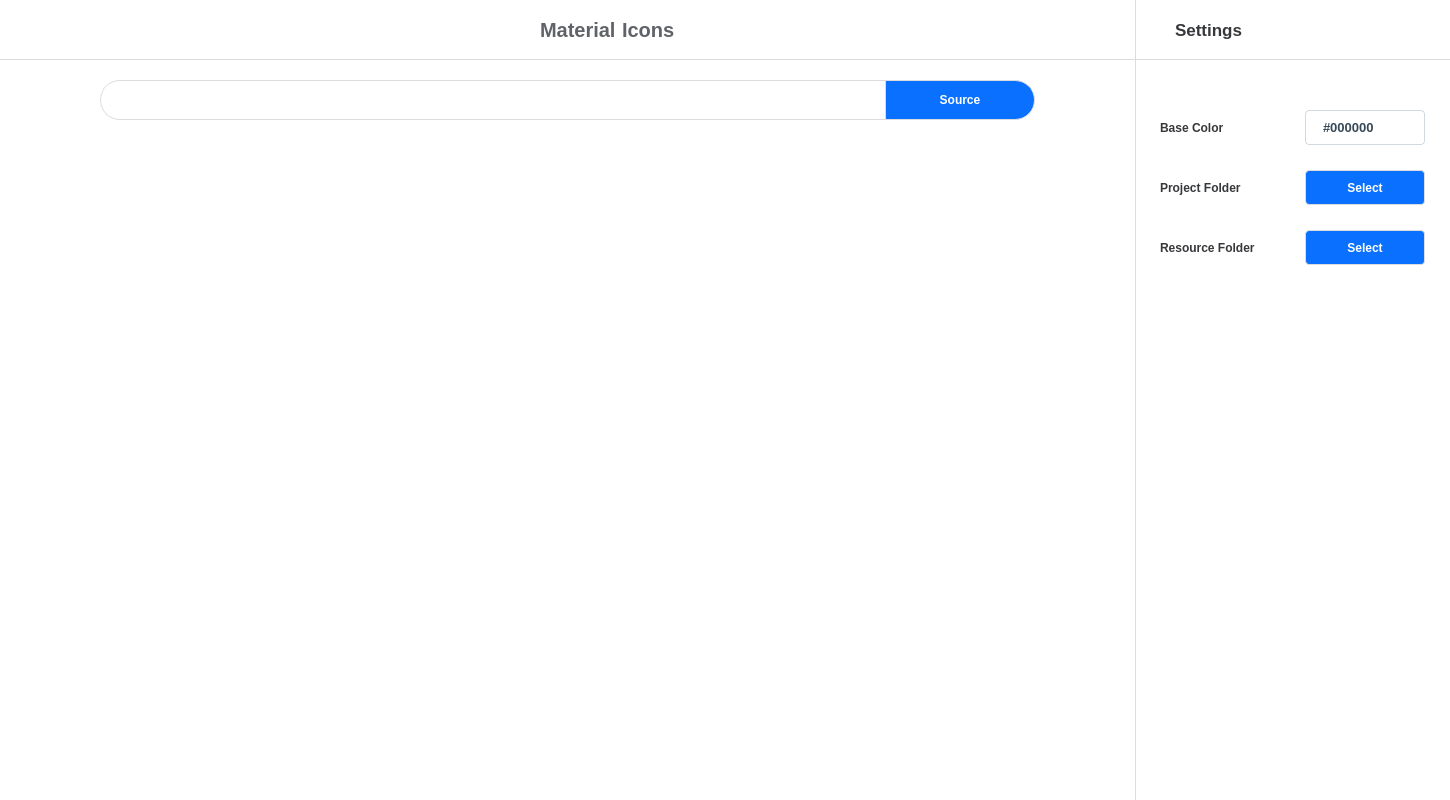
<?xml version="1.0" encoding="UTF-8"?>
<ui version="4.0">
 <class>MainWindow</class>
 <widget class="QMainWindow" name="MainWindow">
  <property name="geometry">
   <rect>
    <x>0</x>
    <y>0</y>
    <width>1450</width>
    <height>800</height>
   </rect>
  </property>
  <property name="minimumSize">
   <size>
    <width>0</width>
    <height>0</height>
   </size>
  </property>
  <property name="windowTitle">
   <string>Material Icons</string>
  </property>
  <property name="windowIcon">
   <iconset resource="icons.qrc">
    <normaloff>:/icons/native/logo.png</normaloff>:/icons/native/logo.png</iconset>
  </property>
  <widget class="QWidget" name="centralwidget">
   <property name="minimumSize">
    <size>
     <width>864</width>
     <height>0</height>
    </size>
   </property>
   <property name="styleSheet">
    <string notr="true">QWidget{
background-color: #ffffff;
}</string>
   </property>
   <layout class="QHBoxLayout" name="centralWidgetLayout">
    <property name="spacing">
     <number>0</number>
    </property>
    <property name="leftMargin">
     <number>0</number>
    </property>
    <property name="topMargin">
     <number>0</number>
    </property>
    <property name="rightMargin">
     <number>0</number>
    </property>
    <property name="bottomMargin">
     <number>0</number>
    </property>
    <item>
     <widget class="QWidget" name="centerBody" native="true">
      <property name="minimumSize">
       <size>
        <width>0</width>
        <height>0</height>
       </size>
      </property>
      <layout class="QVBoxLayout" name="centerBodyLayout">
       <property name="spacing">
        <number>0</number>
       </property>
       <property name="leftMargin">
        <number>0</number>
       </property>
       <property name="topMargin">
        <number>0</number>
       </property>
       <property name="rightMargin">
        <number>0</number>
       </property>
       <property name="bottomMargin">
        <number>0</number>
       </property>
       <item>
        <widget class="QWidget" name="topBar" native="true">
         <property name="sizePolicy">
          <sizepolicy hsizetype="Preferred" vsizetype="Fixed">
           <horstretch>0</horstretch>
           <verstretch>0</verstretch>
          </sizepolicy>
         </property>
         <property name="minimumSize">
          <size>
           <width>0</width>
           <height>60</height>
          </size>
         </property>
         <property name="maximumSize">
          <size>
           <width>16777215</width>
           <height>60</height>
          </size>
         </property>
         <property name="styleSheet">
          <string notr="true">QWidget{
border-bottom:1px solid #dadce0;
}</string>
         </property>
         <layout class="QHBoxLayout" name="topBarLayout">
          <property name="spacing">
           <number>0</number>
          </property>
          <property name="leftMargin">
           <number>0</number>
          </property>
          <property name="topMargin">
           <number>0</number>
          </property>
          <property name="rightMargin">
           <number>0</number>
          </property>
          <property name="bottomMargin">
           <number>0</number>
          </property>
          <item>
           <widget class="QWidget" name="filler" native="true">
            <property name="sizePolicy">
             <sizepolicy hsizetype="Fixed" vsizetype="Fixed">
              <horstretch>0</horstretch>
              <verstretch>0</verstretch>
             </sizepolicy>
            </property>
            <property name="minimumSize">
             <size>
              <width>80</width>
              <height>0</height>
             </size>
            </property>
            <property name="styleSheet">
             <string notr="true">QWidget{
border: 0px;
}</string>
            </property>
           </widget>
          </item>
          <item>
           <spacer name="h_5">
            <property name="orientation">
             <enum>Qt::Horizontal</enum>
            </property>
            <property name="sizeHint" stdset="0">
             <size>
              <width>40</width>
              <height>20</height>
             </size>
            </property>
           </spacer>
          </item>
          <item>
           <widget class="QLabel" name="logo">
            <property name="sizePolicy">
             <sizepolicy hsizetype="Fixed" vsizetype="Fixed">
              <horstretch>0</horstretch>
              <verstretch>0</verstretch>
             </sizepolicy>
            </property>
            <property name="minimumSize">
             <size>
              <width>40</width>
              <height>40</height>
             </size>
            </property>
            <property name="maximumSize">
             <size>
              <width>40</width>
              <height>40</height>
             </size>
            </property>
            <property name="styleSheet">
             <string notr="true">QLabel{
border: 0px;
}</string>
            </property>
            <property name="text">
             <string/>
            </property>
            <property name="pixmap">
             <pixmap resource="icons.qrc">:/icons/native/logo.png</pixmap>
            </property>
            <property name="scaledContents">
             <bool>true</bool>
            </property>
           </widget>
          </item>
          <item>
           <widget class="QLabel" name="titleLeft">
            <property name="sizePolicy">
             <sizepolicy hsizetype="Preferred" vsizetype="Fixed">
              <horstretch>0</horstretch>
              <verstretch>0</verstretch>
             </sizepolicy>
            </property>
            <property name="font">
             <font>
              <pointsize>15</pointsize>
              <bold>true</bold>
             </font>
            </property>
            <property name="styleSheet">
             <string notr="true">QLabel{
border: 0px;
font-weight: 700;
color: #5f6368;
padding-left: 20px;
}</string>
            </property>
            <property name="text">
             <string>Material</string>
            </property>
           </widget>
          </item>
          <item>
           <widget class="QLabel" name="titleRight">
            <property name="sizePolicy">
             <sizepolicy hsizetype="Preferred" vsizetype="Fixed">
              <horstretch>0</horstretch>
              <verstretch>0</verstretch>
             </sizepolicy>
            </property>
            <property name="font">
             <font>
              <pointsize>15</pointsize>
              <bold>true</bold>
             </font>
            </property>
            <property name="styleSheet">
             <string notr="true">QLabel{
border: 0px;
font-weight: 600;
color: #5f6368;
}</string>
            </property>
            <property name="text">
             <string>Icons</string>
            </property>
           </widget>
          </item>
          <item>
           <spacer name="h_4">
            <property name="orientation">
             <enum>Qt::Horizontal</enum>
            </property>
            <property name="sizeType">
             <enum>QSizePolicy::Expanding</enum>
            </property>
            <property name="sizeHint" stdset="0">
             <size>
              <width>100</width>
              <height>20</height>
             </size>
            </property>
           </spacer>
          </item>
          <item>
           <widget class="QPushButton" name="settingsButton">
            <property name="sizePolicy">
             <sizepolicy hsizetype="Fixed" vsizetype="Fixed">
              <horstretch>0</horstretch>
              <verstretch>0</verstretch>
             </sizepolicy>
            </property>
            <property name="minimumSize">
             <size>
              <width>40</width>
              <height>40</height>
             </size>
            </property>
            <property name="styleSheet">
             <string notr="true">QPushButton{
border: 0px;
border-radius: 4px;
}
QPushButton:hover{
background-color: rgb(238, 238, 236);
}
QPushButton:pressed{
background-color: rgb(211, 215, 207)
}</string>
            </property>
            <property name="text">
             <string/>
            </property>
            <property name="icon">
             <iconset resource="icons.qrc">
              <normaloff>:/icons/native/settings.png</normaloff>:/icons/native/settings.png</iconset>
            </property>
            <property name="iconSize">
             <size>
              <width>25</width>
              <height>25</height>
             </size>
            </property>
            <property name="checkable">
             <bool>true</bool>
            </property>
            <property name="flat">
             <bool>true</bool>
            </property>
           </widget>
          </item>
          <item>
           <spacer name="h_3">
            <property name="orientation">
             <enum>Qt::Horizontal</enum>
            </property>
            <property name="sizeType">
             <enum>QSizePolicy::Fixed</enum>
            </property>
            <property name="sizeHint" stdset="0">
             <size>
              <width>25</width>
              <height>20</height>
             </size>
            </property>
           </spacer>
          </item>
         </layout>
        </widget>
       </item>
       <item>
        <spacer name="v_1">
         <property name="orientation">
          <enum>Qt::Vertical</enum>
         </property>
         <property name="sizeType">
          <enum>QSizePolicy::Fixed</enum>
         </property>
         <property name="sizeHint" stdset="0">
          <size>
           <width>20</width>
           <height>20</height>
          </size>
         </property>
        </spacer>
       </item>
       <item>
        <widget class="QWidget" name="searchBar" native="true">
         <property name="maximumSize">
          <size>
           <width>16777215</width>
           <height>16777215</height>
          </size>
         </property>
         <layout class="QHBoxLayout" name="searchBarLayout">
          <property name="spacing">
           <number>0</number>
          </property>
          <property name="leftMargin">
           <number>100</number>
          </property>
          <property name="topMargin">
           <number>0</number>
          </property>
          <property name="rightMargin">
           <number>100</number>
          </property>
          <property name="bottomMargin">
           <number>0</number>
          </property>
          <item>
           <widget class="SearchLineEdit" name="searchEdit">
            <property name="minimumSize">
             <size>
              <width>0</width>
              <height>40</height>
             </size>
            </property>
            <property name="font">
             <font>
              <pointsize>10</pointsize>
              <bold>true</bold>
             </font>
            </property>
            <property name="styleSheet">
             <string notr="true">QLineEdit{
font-weight: 600;
border:1px solid #dadce0;
border-right: 0px;
border-top-left-radius: 20px;
border-bottom-left-radius: 20px;
padding-left: 45px;
color: #374957;
}
QLineEdit:focus{
border: 2px solid rgb(9, 112, 255);
border-right: 0px;
}</string>
            </property>
            <property name="frame">
             <bool>false</bool>
            </property>
            <property name="placeholderText">
             <string/>
            </property>
           </widget>
          </item>
          <item>
           <widget class="QPushButton" name="sourceButton">
            <property name="sizePolicy">
             <sizepolicy hsizetype="Fixed" vsizetype="Fixed">
              <horstretch>0</horstretch>
              <verstretch>0</verstretch>
             </sizepolicy>
            </property>
            <property name="minimumSize">
             <size>
              <width>150</width>
              <height>40</height>
             </size>
            </property>
            <property name="font">
             <font>
              <bold>true</bold>
             </font>
            </property>
            <property name="styleSheet">
             <string notr="true">QPushButton{
border:1px solid #dadce0;
border-top-right-radius: 20px;
border-bottom-right-radius: 20px;
background-color: rgb(9, 112, 255);
color: #ffffff;
}
QPushButton:hover{
background-color: #0d61d5;
}</string>
            </property>
            <property name="text">
             <string>Source</string>
            </property>
            <property name="flat">
             <bool>true</bool>
            </property>
           </widget>
          </item>
         </layout>
        </widget>
       </item>
       <item>
        <spacer name="v_2">
         <property name="orientation">
          <enum>Qt::Vertical</enum>
         </property>
         <property name="sizeType">
          <enum>QSizePolicy::Fixed</enum>
         </property>
         <property name="sizeHint" stdset="0">
          <size>
           <width>20</width>
           <height>30</height>
          </size>
         </property>
        </spacer>
       </item>
       <item>
        <widget class="QScrollArea" name="scrollArea">
         <property name="frameShape">
          <enum>QFrame::NoFrame</enum>
         </property>
         <property name="widgetResizable">
          <bool>true</bool>
         </property>
         <widget class="QWidget" name="body">
          <property name="geometry">
           <rect>
            <x>0</x>
            <y>0</y>
            <width>1135</width>
            <height>650</height>
           </rect>
          </property>
          <property name="styleSheet">
           <string notr="true">QWidget{
background-color: #ffffff;
}</string>
          </property>
          <layout class="QHBoxLayout" name="bodyLayout">
           <property name="spacing">
            <number>0</number>
           </property>
           <property name="leftMargin">
            <number>10</number>
           </property>
           <property name="topMargin">
            <number>0</number>
           </property>
           <property name="rightMargin">
            <number>0</number>
           </property>
           <property name="bottomMargin">
            <number>0</number>
           </property>
           <item>
            <widget class="QWidget" name="content" native="true">
             <property name="minimumSize">
              <size>
               <width>0</width>
               <height>0</height>
              </size>
             </property>
             <property name="styleSheet">
              <string notr="true"/>
             </property>
            </widget>
           </item>
          </layout>
         </widget>
        </widget>
       </item>
      </layout>
     </widget>
    </item>
    <item>
     <widget class="SettingsSideBar" name="settingsSideBar" native="true">
      <property name="sizePolicy">
       <sizepolicy hsizetype="Fixed" vsizetype="Preferred">
        <horstretch>0</horstretch>
        <verstretch>0</verstretch>
       </sizepolicy>
      </property>
      <property name="minimumSize">
       <size>
        <width>315</width>
        <height>0</height>
       </size>
      </property>
      <property name="styleSheet">
       <string notr="true">QWidget{
border-left:1px solid #dadce0;
}</string>
      </property>
      <layout class="QVBoxLayout" name="settingsSideBarLayout">
       <property name="spacing">
        <number>0</number>
       </property>
       <property name="leftMargin">
        <number>0</number>
       </property>
       <property name="topMargin">
        <number>0</number>
       </property>
       <property name="rightMargin">
        <number>0</number>
       </property>
       <property name="bottomMargin">
        <number>0</number>
       </property>
       <item>
        <widget class="QWidget" name="settingsHeader" native="true">
         <property name="sizePolicy">
          <sizepolicy hsizetype="Preferred" vsizetype="Fixed">
           <horstretch>0</horstretch>
           <verstretch>0</verstretch>
          </sizepolicy>
         </property>
         <property name="minimumSize">
          <size>
           <width>0</width>
           <height>60</height>
          </size>
         </property>
         <property name="styleSheet">
          <string notr="true">QWidget{
border-bottom:1px solid #dadce0;
}</string>
         </property>
         <layout class="QHBoxLayout" name="settingsHeaderLayout">
          <property name="spacing">
           <number>0</number>
          </property>
          <property name="leftMargin">
           <number>40</number>
          </property>
          <property name="topMargin">
           <number>0</number>
          </property>
          <property name="rightMargin">
           <number>25</number>
          </property>
          <property name="bottomMargin">
           <number>0</number>
          </property>
          <item>
           <widget class="QLabel" name="settingsTitle">
            <property name="sizePolicy">
             <sizepolicy hsizetype="Fixed" vsizetype="Fixed">
              <horstretch>0</horstretch>
              <verstretch>0</verstretch>
             </sizepolicy>
            </property>
            <property name="font">
             <font>
              <pointsize>13</pointsize>
              <bold>true</bold>
             </font>
            </property>
            <property name="styleSheet">
             <string notr="true">QLabel{
border: 0px;
font-weight: 600;
color: #37383b;
}</string>
            </property>
            <property name="text">
             <string>Settings</string>
            </property>
           </widget>
          </item>
          <item>
           <spacer name="h_6">
            <property name="orientation">
             <enum>Qt::Horizontal</enum>
            </property>
            <property name="sizeHint" stdset="0">
             <size>
              <width>40</width>
              <height>20</height>
             </size>
            </property>
           </spacer>
          </item>
          <item>
           <widget class="QPushButton" name="settingsCloseButton">
            <property name="sizePolicy">
             <sizepolicy hsizetype="Fixed" vsizetype="Fixed">
              <horstretch>0</horstretch>
              <verstretch>0</verstretch>
             </sizepolicy>
            </property>
            <property name="minimumSize">
             <size>
              <width>40</width>
              <height>40</height>
             </size>
            </property>
            <property name="styleSheet">
             <string notr="true">QPushButton{
border: 0px;
border-radius: 4px;
}
QPushButton:hover{
background-color: rgb(238, 238, 236);
}
QPushButton:pressed{
background-color: rgb(211, 215, 207)
}</string>
            </property>
            <property name="text">
             <string/>
            </property>
            <property name="icon">
             <iconset resource="icons.qrc">
              <normaloff>:/icons/native/close.png</normaloff>:/icons/native/close.png</iconset>
            </property>
            <property name="iconSize">
             <size>
              <width>22</width>
              <height>22</height>
             </size>
            </property>
            <property name="flat">
             <bool>true</bool>
            </property>
           </widget>
          </item>
         </layout>
        </widget>
       </item>
       <item>
        <widget class="QWidget" name="settingsContainer" native="true">
         <layout class="QVBoxLayout" name="settingsContainerLayout">
          <property name="spacing">
           <number>25</number>
          </property>
          <property name="leftMargin">
           <number>25</number>
          </property>
          <property name="topMargin">
           <number>50</number>
          </property>
          <property name="rightMargin">
           <number>25</number>
          </property>
          <property name="bottomMargin">
           <number>0</number>
          </property>
          <item>
           <layout class="QHBoxLayout" name="baseColorLayout">
            <property name="spacing">
             <number>0</number>
            </property>
            <property name="leftMargin">
             <number>0</number>
            </property>
            <property name="rightMargin">
             <number>0</number>
            </property>
            <item>
             <widget class="QLabel" name="baseColorLabel">
              <property name="sizePolicy">
               <sizepolicy hsizetype="Preferred" vsizetype="Fixed">
                <horstretch>0</horstretch>
                <verstretch>0</verstretch>
               </sizepolicy>
              </property>
              <property name="minimumSize">
               <size>
                <width>0</width>
                <height>35</height>
               </size>
              </property>
              <property name="styleSheet">
               <string notr="true">QLabel{
border: 0px;
font-weight: 600;
color: #37383b;
}</string>
              </property>
              <property name="text">
               <string>Base Color</string>
              </property>
             </widget>
            </item>
            <item>
             <widget class="QLineEdit" name="colorEdit">
              <property name="sizePolicy">
               <sizepolicy hsizetype="Fixed" vsizetype="Fixed">
                <horstretch>0</horstretch>
                <verstretch>0</verstretch>
               </sizepolicy>
              </property>
              <property name="minimumSize">
               <size>
                <width>120</width>
                <height>35</height>
               </size>
              </property>
              <property name="maximumSize">
               <size>
                <width>120</width>
                <height>16777215</height>
               </size>
              </property>
              <property name="font">
               <font>
                <pointsize>10</pointsize>
                <bold>true</bold>
               </font>
              </property>
              <property name="styleSheet">
               <string notr="true">QLineEdit{
border: 1px solid #cfd9e0;
border-radius: 4px;
color: #374957;
padding-left: 15px;
}
QLineEdit:focus{
border: 2px solid rgb(9, 112, 255);
}</string>
              </property>
              <property name="text">
               <string>#000000</string>
              </property>
             </widget>
            </item>
           </layout>
          </item>
          <item>
           <layout class="QHBoxLayout" name="projectFolderLayout">
            <property name="spacing">
             <number>0</number>
            </property>
            <property name="leftMargin">
             <number>0</number>
            </property>
            <property name="rightMargin">
             <number>0</number>
            </property>
            <item>
             <widget class="QLabel" name="projectFolderLabel">
              <property name="sizePolicy">
               <sizepolicy hsizetype="Preferred" vsizetype="Fixed">
                <horstretch>0</horstretch>
                <verstretch>0</verstretch>
               </sizepolicy>
              </property>
              <property name="minimumSize">
               <size>
                <width>0</width>
                <height>35</height>
               </size>
              </property>
              <property name="styleSheet">
               <string notr="true">QLabel{
border: 0px;
font-weight: 600;
color: #37383b;
}</string>
              </property>
              <property name="text">
               <string>Project Folder</string>
              </property>
             </widget>
            </item>
            <item>
             <widget class="QPushButton" name="projectFolderButton">
              <property name="sizePolicy">
               <sizepolicy hsizetype="Fixed" vsizetype="Fixed">
                <horstretch>0</horstretch>
                <verstretch>0</verstretch>
               </sizepolicy>
              </property>
              <property name="minimumSize">
               <size>
                <width>120</width>
                <height>35</height>
               </size>
              </property>
              <property name="styleSheet">
               <string notr="true">QPushButton{
border:1px solid #dadce0;
border-radius: 4px;
background-color: rgb(9, 112, 255);
color: #ffffff;
font-weight: 600;
}
QPushButton:hover{
background-color: #0d61d5;
}</string>
              </property>
              <property name="text">
               <string>Select</string>
              </property>
             </widget>
            </item>
           </layout>
          </item>
          <item>
           <layout class="QHBoxLayout" name="resourceFolderLayout">
            <property name="spacing">
             <number>0</number>
            </property>
            <property name="leftMargin">
             <number>0</number>
            </property>
            <property name="rightMargin">
             <number>0</number>
            </property>
            <item>
             <widget class="QLabel" name="resourceFolderLabel">
              <property name="sizePolicy">
               <sizepolicy hsizetype="Preferred" vsizetype="Fixed">
                <horstretch>0</horstretch>
                <verstretch>0</verstretch>
               </sizepolicy>
              </property>
              <property name="minimumSize">
               <size>
                <width>0</width>
                <height>35</height>
               </size>
              </property>
              <property name="styleSheet">
               <string notr="true">QLabel{
border: 0px;
font-weight: 600;
color: #37383b;
}</string>
              </property>
              <property name="text">
               <string>Resource Folder</string>
              </property>
             </widget>
            </item>
            <item>
             <widget class="QPushButton" name="resourceFolderButton">
              <property name="sizePolicy">
               <sizepolicy hsizetype="Fixed" vsizetype="Fixed">
                <horstretch>0</horstretch>
                <verstretch>0</verstretch>
               </sizepolicy>
              </property>
              <property name="minimumSize">
               <size>
                <width>120</width>
                <height>35</height>
               </size>
              </property>
              <property name="styleSheet">
               <string notr="true">QPushButton{
border:1px solid #dadce0;
border-radius: 4px;
background-color: rgb(9, 112, 255);
color: #ffffff;
font-weight: 600;
}
QPushButton:hover{
background-color: #0d61d5;
}</string>
              </property>
              <property name="text">
               <string>Select</string>
              </property>
             </widget>
            </item>
           </layout>
          </item>
          <item>
           <spacer name="v_3">
            <property name="orientation">
             <enum>Qt::Vertical</enum>
            </property>
            <property name="sizeHint" stdset="0">
             <size>
              <width>20</width>
              <height>40</height>
             </size>
            </property>
           </spacer>
          </item>
         </layout>
        </widget>
       </item>
      </layout>
     </widget>
    </item>
   </layout>
  </widget>
 </widget>
 <customwidgets>
  <customwidget>
   <class>SearchLineEdit</class>
   <extends>QLineEdit</extends>
   <header>searchlineedit.h</header>
  </customwidget>
  <customwidget>
   <class>SettingsSideBar</class>
   <extends>QWidget</extends>
   <header>settingssidebar.h</header>
   <container>1</container>
  </customwidget>
 </customwidgets>
 <resources>
  <include location="icons.qrc"/>
 </resources>
 <connections/>
</ui>
